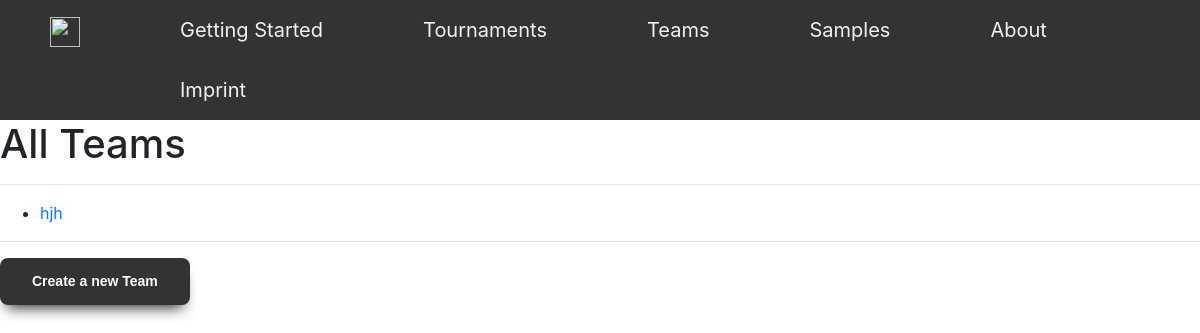
/Team/, run on an earlier commit of the app's database.
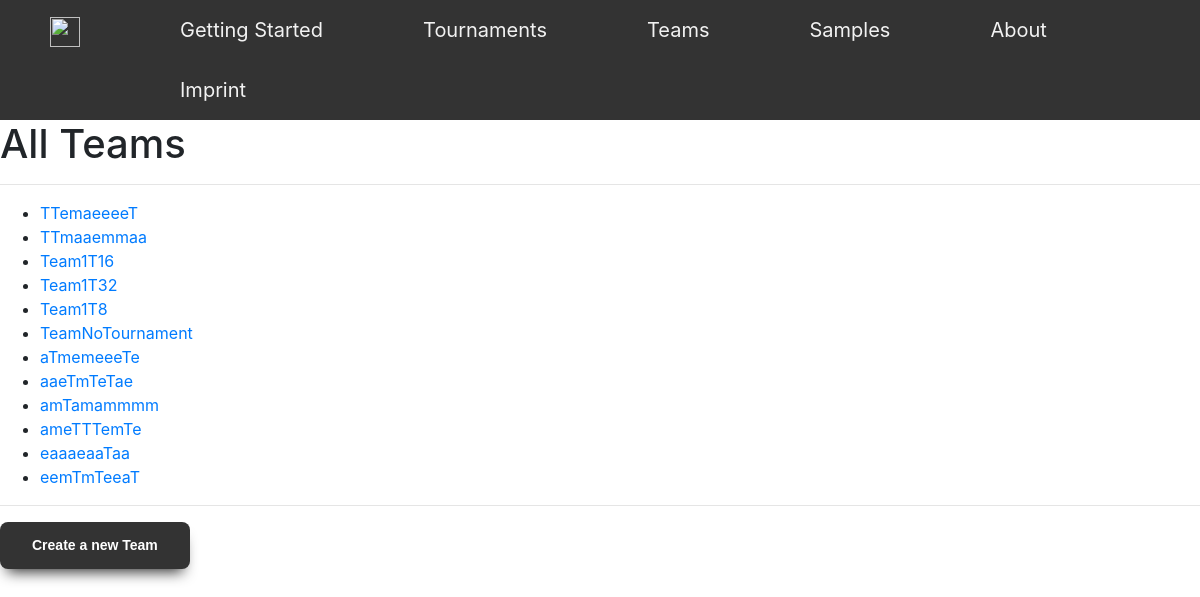
And on a later commit of the database.
### Team/models.py (models this page shows, shortened)
class Team(models.Model):
    TeamName = models.CharField(max_length=120)
    NrOfPlayer = models.DecimalField(default=6, decimal_places=0, max_digits=2, validators=[MinValueValidator(5), MaxValueValidator(30)])
    Manager = models.CharField(max_length=120, default="")
    Captain = models.CharField(max_length=120, default="")
    Tournament = models.ForeignKey(Tournament, blank=True, null=True, on_delete=models.CASCADE)

### Team/views.py (the view)
# urls.py: path('', (views.TeamAllView.as_view()), name='Overview'),
class TeamAllView(generic.ListView):
    template_name = 'Team/TeamOverview.html'
    def get_queryset(self):
        return Team.objects.all().order_by('TeamName')

### templates/Team/TeamOverview.html
{% extends 'Base/base_3_content.html' %}
{% load static %}
{% block mainContent %}
    <h1>All Teams</h1>
{% endblock %}
{% block mainContent2 %}
{% if team_list %}
    <ul>
    {% for team in team_list %}
    <li><a href="{% url 'Team:Details' team.id %}">{{ team.TeamName }}</a></li>
    {% endfor %}
    </ul>
{% else %}
    <p>No Teams created yet.</p>
{% endif %}
{% endblock %}
{% block mainContent3 %}
    <a href="{% url 'Team:Create' %}" class="StandardBtn">Create a new Team</a>
{% endblock %}

What changed in the data, as far as the page shows it:
removed Team: TeamName "hjh"
added Team: TeamName "TTemaeeeeT"
added Team: TeamName "TTmaaemmaa"
added Team: TeamName "Team1T16"
added Team: TeamName "Team1T32"
added Team: TeamName "Team1T8"
added Team: TeamName "TeamNoTournament"
added Team: TeamName "aTmemeeeTe"
added Team: TeamName "aaeTmTeTae"
added Team: TeamName "amTamammmm"
added Team: TeamName "ameTTTemTe"
added Team: TeamName "eaaaeaaTaa"
added Team: TeamName "eemTmTeeaT"
